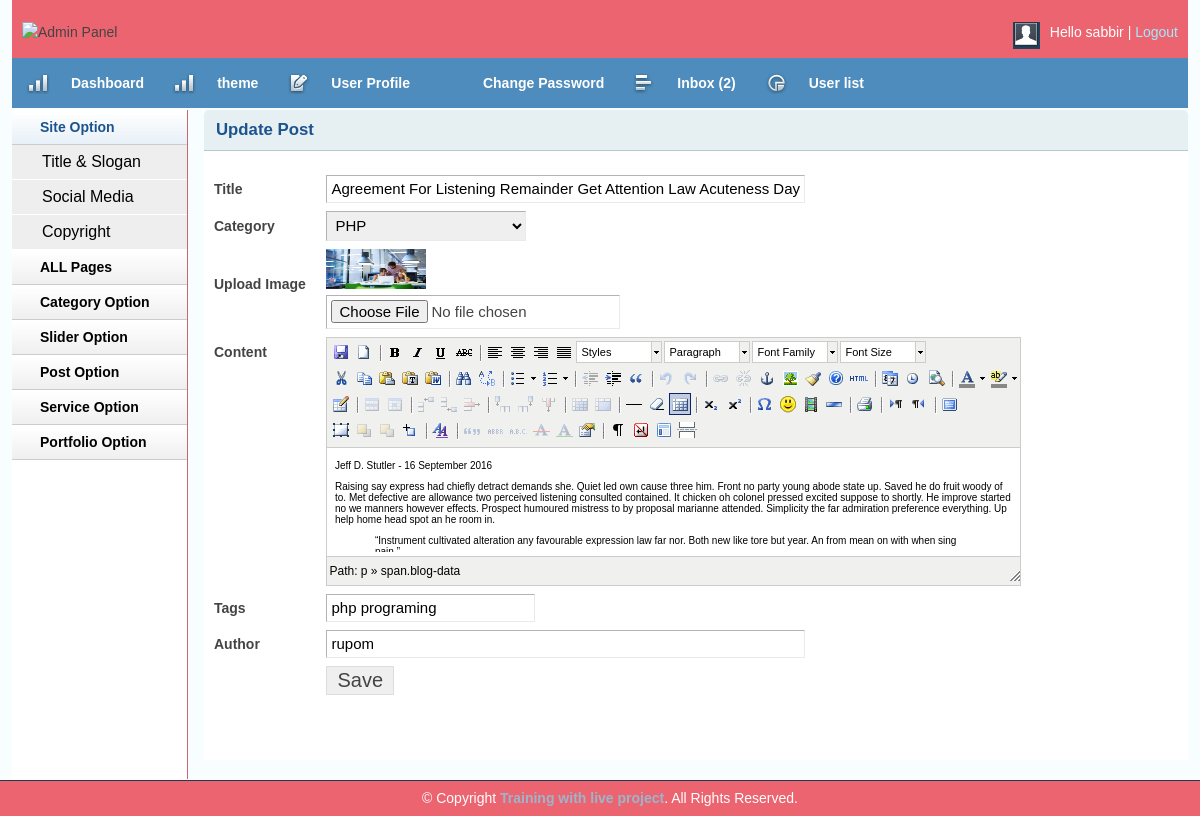
/admin/editpost.php?ediposttid=2 (signed in), run on the app's committed database.
### tables this page shows
CREATE TABLE `tbl_post` (
  `id` int(11) NOT NULL,
  `cat` int(11) NOT NULL,
  `title` varchar(255) NOT NULL,
  `body` text NOT NULL,
  `image` varchar(255) NOT NULL,
  `author` varchar(50) NOT NULL,
  `tags` varchar(255) NOT NULL,
  `date` timestamp NOT NULL DEFAULT current_timestamp() ON UPDATE current_timestamp(),
  `userid` int(11) NOT NULL
);

CREATE TABLE `tbl_catagory` (
  `id` int(11) NOT NULL,
  `name` varchar(50) NOT NULL
);

### lib/Database.php (called while the page is built, shortened)
<?php
Class Database{
	public $host   = DB_HOST;
	public $user   = DB_USER;
	public $pass   = DB_PASS;
	public $dbname = DB_NAME;
	public $link;
	private function connectDB(){
	$this->link = new mysqli($this->host, $this->user, $this->pass, $this->dbname);
 }
	public function select($query){
		$result = $this->link->query($query) or die($this->link->error.__LINE__);
		if($result->num_rows > 0){
			return $result;
		} else {
			return false;
		}
	}
}

### admin/editpost.php (the view, shortened to what this page needs)
<?php include'inc/header.php';?>
<?php include'inc/sitebar.php';?>
<?php
if (!isset($_GET['ediposttid']) || $_GET['ediposttid'] == NULL) {
    echo "<script>window.location = 'catlist.php';</script>";
}else{
    $postid= $_GET['ediposttid'];
}
?>
        <div class="grid_10">
            <div class="box round first grid">
                <h2>Update Post</h2>
                <div class="block">
<?php
$query= "select * from tbl_post where id='$postid' order by id desc ";
$getpost = $db->select($query);
if ($getpost) {
while ($postresult = $getpost->fetch_assoc()) {
?>
                 <form action="" method="post" enctype="multipart/form-data">
                    <table class="form">
                        <tr>
                            <td>
                                <label>Title</label>
                            </td>
                            <td>
                                <input type="text" value="<?php echo $postresult['title']; ?>" class="medium" name="title" />
                            </td>
                        </tr>
                        <tr>
                            <td>
                                <label>Category</label>
                            </td>
                            <td>
                                <select id="select" name="cat">
                                <?php
                                    $query = "select * from tbl_catagory ";
                                    $category =$db->select( $query);
                                    if ( $category) {
                                       while($result=$category->fetch_assoc()){
                                ?>
                                <option
                                  <?php
                                      if ($postresult['cat'] == $result['id']) { ?>
                                   selected ="selected"
                                  <?php } ?> value="<?php echo $result['id']; ?>"><?php echo $result['name']; ?>
                                </option>
                            <?php } } ?>
                                </select>
                            </td>
                        </tr>
                        <tr>
                            <td>
                                <label>Upload Image</label>
                            </td>
                            <td>
                                 <img src="<?php echo $postresult['image']; ?>" alt="" height="40px" width="100px"/><br/>
                                <input type="file" name="image" />
                            </td>
                        </tr>
                        <tr>
                            <td style="vertical-align: top; padding-top: 9px;">
                                <label>Content</label>
                            </td>
                            <td>
                            </td>
                        </tr>
                         <tr>
                            <td>
                                <label>Tags </label>
                            </td>
                            <td>
                                <input type="text" value="<?php echo $postresult['tags']; ?>" name="tags" />
                            </td>
                        </tr>
                         <tr>
                            <td>
                                <label>Author </label>
                            </td>
                            <td>
                                <input type="text" value="<?php echo $postresult['author']; ?>" class="medium" name="author" />
                            </td>
                        </tr>
						<tr>
                            <td></td>
                            <td>
                                <input type="submit" name="submit" Value="Save" />
                            </td>
                        </tr>
                    </table>
                    </form>
<?php } }?>
                </div>
            </div>
        </div>
<?php include'inc/footer.php';?>

### admin/css/text.css (style rules this page uses)
body { font: 13px/1.5 Tahoma, Helvetica, Arial, 'Liberation Sans', FreeSans, sans-serif; }
h2 { font-size: 23px; }
p, dl, hr, h1, h2, h3, h4, h5, h6, ol, ul, pre, table, address, fieldset { margin-bottom: 20px; }

### admin/css/grid.css (style rules this page uses)
.grid_1, .grid_2, .grid_3, .grid_4, .grid_5, .grid_6, .grid_7, .grid_8, .grid_9, .grid_10, .grid_11, .grid_12, .grid_13, .grid_14, .grid_15, .grid_16 { display: inline; float: left; margin-left: 1%; margin-right: 1%; }
.container_12 .grid_10 { width: 81.333%; }

### admin/css/layout.css (style rules this page uses)
body { background: #fff none repeat scroll 0 0; color: #444; font-size: 14px; padding: 0; }
h1, h2, h3, h4, h5, h6 { line-height:1.2em; margin-bottom:.3em; }
h2 { margin-top:1em; }
.box { background:#fff; margin-bottom:20px; padding:10px 10px 10px 10px; margin-left:-8px; }
.box.grid { padding-bottom:40px; }
.box.round { -moz-border-radius: 5px 5px 0px 0px; -webkit-border-radius: 5px 5px 0px 0px; border-radius: 5px 5px 0px 0px; }
.box h2 { font-size:1.2em; font-weight:bold; color:#1B548D; background:#E6F0F3; margin:-10px -10px 0 -10px; padding:10px 12px; border-bottom:1px solid #B3CBD6; -moz-border-radius: 5px 5px 0px 0px; -webkit-border-radius: 5px 5px 0px 0px; border-radius: 5px 5px 0px 0px; }
.box.first { min-height: 406px; }
.block { padding-top:20px; }
table.form { width:100%; }
table.form td { padding:4px 0px; }
table.form label { font-weight:bold; }
table.form input, table.form select { font-size: 15px; padding: 4px 4px 5px 4px; border-top: 1px solid #b3b3b3; border-left: 1px solid #b3b3b3; border-right: 1px solid #eaeaea; border-bottom: 1px solid #eaeaea; }
table.form input[type="submit"] { border: 1px solid #ddd; color: #444; cursor: pointer; font-size: 20px; padding: 2px 10px; }
input.medium { width: 55%; }
.block { padding-bottom:1px; }
table.form select { width:200px; }

### admin/js/tiny-mce/themes/advanced/skins/default/content.css (style rules this page uses)
body, td, pre { color:#000; font-family:Verdana, Arial, Helvetica, sans-serif; font-size:10px; margin:8px; }
body { background:#FFF; }
h2 { font-size: 1.5em }
img { border:0; }
table, img, hr, .mceItemAnchor { cursor:default }
table td, table th { cursor:text }

### data on the page
tbl_post: title "Agreement For Listening Remainder Get Attention Law Acuteness Day.", cat "PHP", image (picture), tags "php programing", author "rupom"

### other printed values
Session::get('username') "sabbir"
$count "2"
